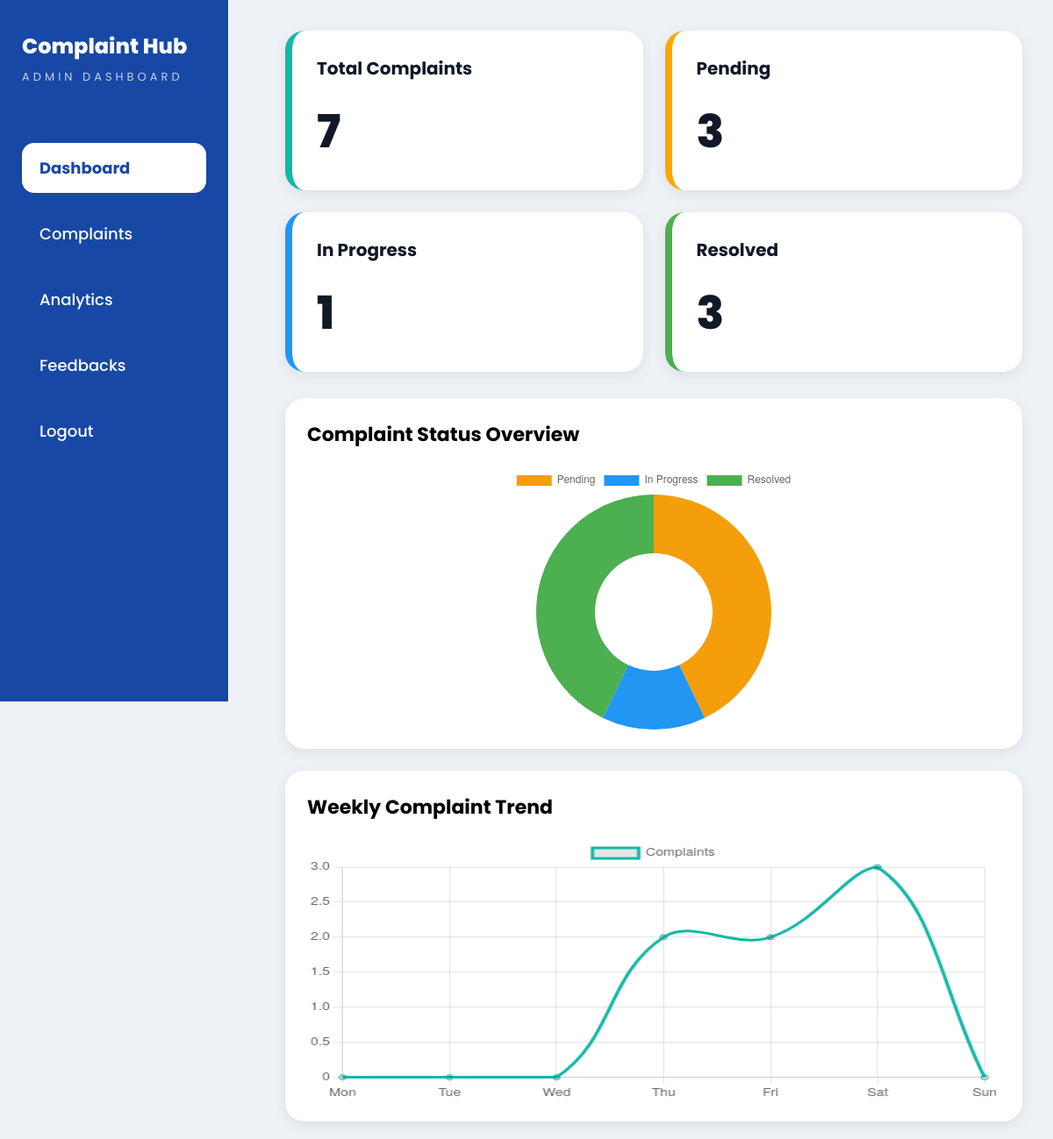
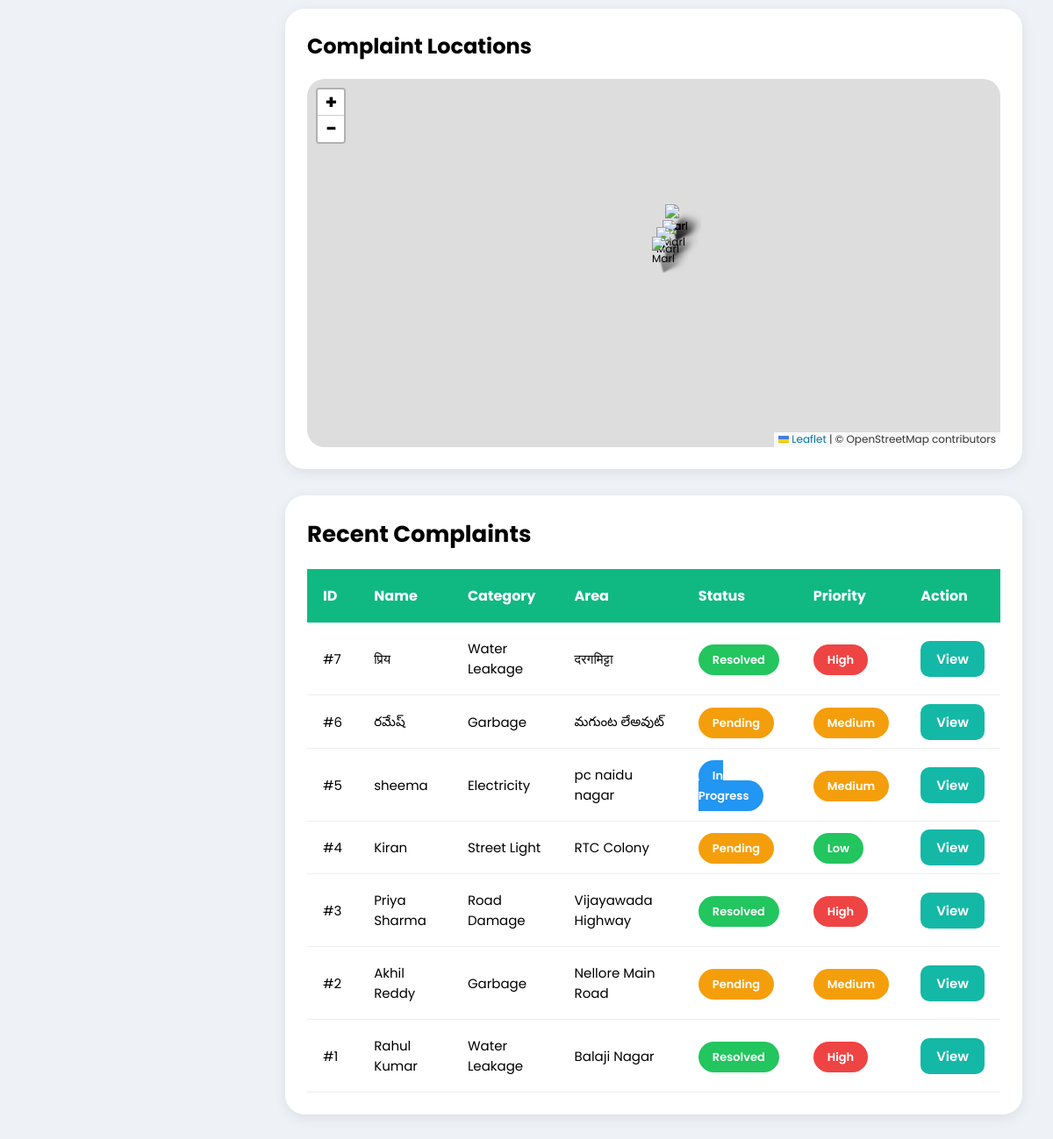
The page /admin-dashboard (signed in) on the database its author committed (2 pictures, top to bottom).
### tables this page shows
CREATE TABLE complaints (

        id INTEGER PRIMARY KEY AUTOINCREMENT,

        name TEXT,
        phone TEXT,

        category TEXT,
        description TEXT,

        location TEXT,
        area TEXT,

        image TEXT,

        status TEXT,
        priority TEXT,
        created_at TEXT

    );

### app.py (the view)
@app.route('/admin-dashboard')
def admin_dashboard():
    if 'admin' not in session:
        return redirect('/admin')
    conn = sqlite3.connect('ComplaintHub.db')
    c = conn.cursor()
    c.execute("SELECT * FROM complaints ORDER BY id DESC")
    complaints = c.fetchall()
    c.execute("SELECT COUNT(*) FROM complaints")
    total = c.fetchone()[0]
    c.execute(
        "SELECT COUNT(*) FROM complaints WHERE status='Pending'"
    )
    pending = c.fetchone()[0]
    c.execute(
        "SELECT COUNT(*) FROM complaints WHERE status='In Progress'"
    )
    progress = c.fetchone()[0]
    c.execute(
        "SELECT COUNT(*) FROM complaints WHERE status='Resolved'"
    )
    resolved = c.fetchone()[0]
    map_locations = []
    for complaint in complaints:
        try:
            coordinates = complaint[5].split(',')
            latitude = float(coordinates[0])
            longitude = float(coordinates[1])
            map_locations.append({
                "name": complaint[1],
                "category": complaint[3],
                "area": complaint[6],
                "status": complaint[8],
                "date": complaint[10],
                "lat": latitude,
                "lng": longitude
            })
        except:
            pass
    from collections import Counter
    weekly_counter = Counter()
    c.execute(
    "SELECT created_at FROM complaints"
)
    dates = c.fetchall()
    for item in dates:
        try:
            dt = datetime.strptime(
                 item[0],
                "%d-%m-%Y %I:%M %p"
        )
            day = dt.strftime("%a")
            weekly_counter[day] += 1
        except:
          pass
        weekly_counts = [
    weekly_counter['Mon'],
    weekly_counter['Tue'],
    weekly_counter['Wed'],
    weekly_counter['Thu'],
    weekly_counter['Fri'],
    weekly_counter['Sat'],
    weekly_counter['Sun']
]
    conn.close()
    return render_template(
        'admin/admin_dashboard.html',
        complaints=complaints,
        total=total,
        pending=pending,
        progress=progress,
        resolved=resolved,
        map_locations=map_locations,
        weekly_counts=weekly_counts
    )

### templates/admin/admin_dashboard.html (shortened to what this page needs)
<!DOCTYPE html>
<html lang="en">
<head>
    <link rel="stylesheet"
          href="{{ url_for('static', filename='css/dashboard.css') }}">
    <link rel="stylesheet"
          href="https://unpkg.com/leaflet/dist/leaflet.css"/>
</head>
<body>
<div class="dashboard-container">
    <aside class="sidebar">
        <div class="logo-section">
            <h1 style="font-size:x-large;">Complaint Hub</h1>
            <p class="admin-text">
                ADMIN DASHBOARD
            </p>
        </div>
        <nav>
            <ul>
                <li>
                    <a href="{{ url_for('admin_dashboard') }}"
                       class="active">
                        Dashboard
                    </a>
                </li>
                <li>
                    <a href="{{ url_for('admin_complaints') }}">
                        Complaints
                    </a>
                </li>
                <li>
                    <a href="{{ url_for('analytics') }}">
                        Analytics
                    </a>
                </li>
                <li>
                    <a href="{{ url_for('feedbacks') }}">
                        Feedbacks
                    </a>
                </li>
                <li>
                    <a href="{{ url_for('home') }}">
                        Logout
                    </a>
                </li>
            </ul>
        </nav>
    </aside>
    <main class="main-content">
        <div class="top-cards">
            <div class="card total-card">
                <h3>Total Complaints</h3>
                <h1>{{ total }}</h1>
            </div>
            <div class="card pending-card">
                <h3>Pending</h3>
                <h1>{{ pending }}</h1>
            </div>
            <div class="card progress-card">
                <h3>In Progress</h3>
                <h1>{{ progress }}</h1>
            </div>
            <div class="card resolved-card">
                <h3>Resolved</h3>
                <h1>{{ resolved }}</h1>
            </div>
        </div>
        <div class="charts-container">
            <div class="chart-card">
                <h2>Complaint Status Overview</h2>
                <div class="chart-box">
                    <canvas id="statusChart"></canvas>
                </div>
            </div>
            <div class="chart-card">
                <h2>Weekly Complaint Trend</h2>
                <div class="chart-box">
                    <canvas id="trendChart"></canvas>
                </div>
            </div>
        </div>
        <div class="map-card">
            <h2 style="margin-bottom:20px;">
                Complaint Locations
            </h2>
            <div id="complaintMap"></div>
        </div>
        <div class="table-section">
            <h2>Recent Complaints</h2>
            <table>
                <thead>
                    <tr>
                        <th>ID</th>
                        <th>Name</th>
                        <th>Category</th>
                        <th>Area</th>
                        <th>Status</th>
                        <th>Priority</th>
                        <th>Action</th>
                    </tr>
                </thead>
                <tbody>
                {% for complaint in complaints %}
                    <tr>
                        <td>#{{ complaint[0] }}</td>
                        <td>{{ complaint[1] }}</td>
                        <td>{{ complaint[3] }}</td>
                        <td>{{ complaint[6] }}</td>
                        <td>
                            {% if complaint[8] == 'Pending' %}
                                <span class="status pending">
                                    Pending
                                </span>
                            {% elif complaint[8] == 'In Progress' %}
                                <span class="status progress">
                                    In Progress
                                </span>
                            {% else %}
                                <span class="status resolved">
                                    Resolved
                                </span>
                            {% endif %}
                        </td>
                        <td>
                            {% if complaint[9] == 'High' %}
                                <span class="priority high">
                                    High
                                </span>
                            {% elif complaint[9] == 'Medium' %}
                                <span class="priority medium">
                                    Medium
                                </span>
                            {% else %}
                                <span class="priority low">
                                    Low
                                </span>
                            {% endif %}
                        </td>
                        <td>
                            <a href="/complaint/{{ complaint[0] }}"
                               class="view-btn">
                                View
                            </a>
                        </td>
                    </tr>
                {% endfor %}
                </tbody>
            </table>
        </div>
    </main>
</div>
<script>
const ctx1 = document.getElementById('statusChart');
new Chart(ctx1, {
    type: 'doughnut',
    data: {
        labels: ['Pending', 'In Progress', 'Resolved'],
        datasets: [{
            data: [
                {{ pending }},
                {{ progress }},
                {{ resolved }}
            ],
            backgroundColor: [
                '#f59e0b',
                '#2196f3',
                '#4caf50'
            ],
            borderWidth:0
        }]
    },
    options:{
        responsive:true,
        maintainAspectRatio:false
    }
});
</script>
<script>
const trendCtx = document.getElementById('trendChart');
new Chart(trendCtx, {
    type: 'line',
    data: {
        labels: [
            'Mon',
            'Tue',
            'Wed',
            'Thu',
            'Fri',
            'Sat',
            'Sun'
        ],
        datasets: [{
            label: 'Complaints',
            data: {{ weekly_counts | tojson }},
            borderColor: '#14b8a6',
            tension: 0.4,
            fill: false
        }]
    },
    options: {
        responsive: true
    }
});
</script>
</body>
</html>

### static/css/dashboard.css (style rules this page uses)
* { margin:0; padding:0; box-sizing:border-box; font-family:'Poppins', sans-serif; }
body { background:#eef2f7; overflow-x:hidden; }
.dashboard-container { display:flex; }
.sidebar { width:260px; height:100vh; background:#1748a5; position:fixed; left:0; top:0; padding:35px 25px; overflow-y:auto; }
.logo-section { margin-bottom:65px; }
.sidebar h1 { font-size:28px; font-weight:800; color:white; margin-bottom:8px; }
.admin-text { font-size:13px; letter-spacing:4px; color:rgba(255,255,255,0.75); }
.sidebar ul { list-style:none; }
.sidebar ul li { margin-bottom:18px; }
.sidebar ul li a { display:block; padding:15px 20px; border-radius:14px; text-decoration:none; color:white; font-size:18px; font-weight:500; transition:0.3s; }
.sidebar ul li a.active { background:white; color:#1748a5; font-weight:700; }
.main-content { margin-left:290px; width:calc(100% - 290px); padding:35px; }
.top-cards { display:grid; grid-template-columns:repeat(4,minmax(220px,1fr)); gap:25px; margin-bottom:30px; }
.card { background:white; padding:28px; border-radius:22px; box-shadow:0 4px 15px rgba(0,0,0,0.08); }
.card h3 { font-size:20px; margin-bottom:18px; color:#111827; }
.card h1 { font-size:48px; color:#111827; }
.total-card { border-left:8px solid #14b8a6; }
.pending-card { border-left:8px solid orange; }
.progress-card { border-left:8px solid #2196f3; }
.resolved-card { border-left:8px solid #4caf50; }
.charts-container { display:grid; grid-template-columns:1fr 1fr; gap:25px; margin-bottom:30px; align-items:start; }
.chart-card { background:white; padding:25px; border-radius:22px; box-shadow:0 4px 15px rgba(0,0,0,0.08); }
.chart-card h2 { margin-bottom:20px; font-size:22px; }
.map-card { background:white; padding:25px; border-radius:22px; margin-bottom:30px; box-shadow:0 4px 15px rgba(0,0,0,0.08); }
#complaintMap { width:100%; height:420px; border-radius:18px; }
.table-section { background:white; padding:25px; border-radius:22px; box-shadow:0 4px 15px rgba(0,0,0,0.08); overflow-x:auto; }
.table-section h2 { margin-bottom:20px; font-size:26px; }
table { width:100%; border-collapse:collapse; }
thead { background:#10b981; color:white; }
thead th { padding:18px; text-align:left; font-size:16px; }
tbody td { padding:18px; border-bottom:1px solid #eee; font-size:15px; }
.status { padding:8px 16px; border-radius:30px; color:white; font-size:13px; font-weight:600; }
.pending { background:orange; }
.progress { background:#2196f3; }
.resolved { background:#4caf50; }
.priority { padding:8px 16px; border-radius:30px; color:white; font-size:13px; font-weight:600; }
.high { background:red; }
.medium { background:#f59e0b; }
.low { background:#4caf50; }
.view-btn { background:#14b8a6; color:white; padding:10px 18px; border-radius:10px; text-decoration:none; font-weight:600; }
@media (max-width:1200px) { .top-cards { grid-template-columns:repeat(2,1fr); } }
@media (max-width:1200px) { .charts-container { grid-template-columns:1fr; } }
.chart-card { height:400px; }
.chart-card canvas { width:100% !important; height:300px !important; }
.card h1 { margin-top:10px; font-size:52px; font-weight:800; }
#complaintMap { height:420px; width:100%; border-radius:20px; }
.pending { background:#f59e0b; }
.resolved { background:#22c55e; }
.high { background:#ef4444; }
.low { background:#22c55e; }

### rows shown on the page
complaints: id "7", name "प्रिय", category "Water Leakage", area "दरगमिट्टा", status "Resolved", priority "High"
complaints: id "6", name "రమేష్", category "Garbage", area "మగుంట లేఅవుట్", status "Pending", priority "Medium"
complaints: id "5", name "sheema", category "Electricity", area "pc naidu nagar", status "In Progress", priority "Medium"
complaints: id "4", name "Kiran", category "Street Light", area "RTC Colony", status "Pending", priority "Low"
complaints: id "3", name "Priya Sharma", category "Road Damage", area "Vijayawada Highway", status "Resolved", priority "High"
complaints: id "2", name "Akhil Reddy", category "Garbage", area "Nellore Main Road", status "Pending", priority "Medium"
complaints: id "1", name "Rahul Kumar", category "Water Leakage", area "Balaji Nagar", status "Resolved", priority "High"

### other values the page prints
{{ total }} "7"
{{ pending }} "3"
{{ progress }} "1"
{{ resolved }} "3"
chart data {{ pending }} 3
chart data {{ progress }} 1
chart data {{ resolved }} 3
chart data {{ weekly_counts | tojson }} [0, 0, 0, 2, 2, 3, 0]
